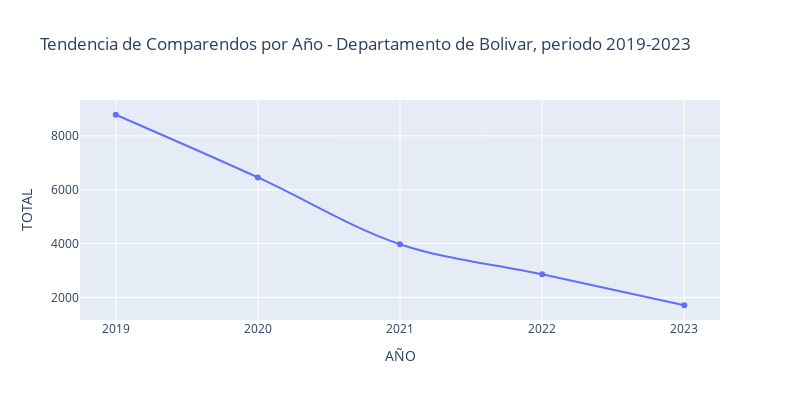

Notebook source saved alongside this figure:
### Code cell
# Gráfico de líneas para el total de comparendos en Bolivar para el periodo 2019-2023
fig_lineas=px.line(comparendo_anual, x="AÑO", y="TOTAL", title='Tendencia de Comparendos por Año - Departamento de Bolivar, periodo 2019-2023', markers="o", line_shape="spline", width=800.0, height=400.0)
fig_lineas

### Figure 1 — Plotly figure (JSON) as saved in the notebook; plotly's stock layout.template omitted (floating-point values rounded to 4 significant figures)
{"data": [{"hovertemplate": "AÑO=%{x}<br>TOTAL=%{y}<extra></extra>", "legendgroup": "", "line": {"color": "#636efa", "dash": "solid", "shape": "spline"}, "marker": {"symbol": "circle"}, "mode": "lines+markers", "name": "", "orientation": "v", "showlegend": false, "type": "scatter", "x": ["2019", "2020", "2021", "2022", "2023"], "xaxis": "x", "y": [8784, 6456, 3976, 2857, 1708], "yaxis": "y"}], "layout": {"height": 400, "legend": {"tracegroupgap": 0}, "title": {"text": "Tendencia de Comparendos por Año - Departamento de Bolivar, periodo 2019-2023"}, "width": 800, "xaxis": {"anchor": "y", "domain": [0, 1], "title": {"text": "AÑO"}}, "yaxis": {"anchor": "x", "domain": [0, 1], "title": {"text": "TOTAL"}}}}
